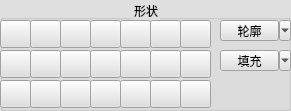
     <widget class="QGroupBox" name="groupBox_5">
      <property name="geometry">
       <rect>
        <x>540</x>
        <y>0</y>
        <width>291</width>
        <height>111</height>
       </rect>
      </property>
      <property name="styleSheet">
       <string notr="true">background-color: rgb(223, 223, 223);</string>
      </property>
      <property name="title">
       <string>形状</string>
      </property>
      <property name="alignment">
       <set>Qt::AlignBottom|Qt::AlignHCenter</set>
      </property>
      <property name="flat">
       <bool>false</bool>
      </property>
      <property name="checkable">
       <bool>false</bool>
      </property>
      <widget class="QPushButton" name="btnLine">
       <property name="geometry">
        <rect>
         <x>0</x>
         <y>20</y>
         <width>31</width>
         <height>28</height>
        </rect>
       </property>
       <property name="text">
        <string/>
       </property>
       <property name="icon">
        <iconset resource="image.qrc">
         <normaloff>:/image/直线.png</normaloff>:/image/直线.png</iconset>
       </property>
       <property name="checkable">
        <bool>true</bool>
       </property>
      </widget>
      <widget class="QPushButton" name="btncurve">
       <property name="geometry">
        <rect>
         <x>30</x>
         <y>20</y>
         <width>31</width>
         <height>28</height>
        </rect>
       </property>
       <property name="text">
        <string/>
       </property>
       <property name="icon">
        <iconset resource="image.qrc">
         <normaloff>:/image/曲线.png</normaloff>:/image/曲线.png</iconset>
       </property>
       <property name="iconSize">
        <size>
         <width>25</width>
         <height>25</height>
        </size>
       </property>
       <property name="checkable">
        <bool>true</bool>
       </property>
      </widget>
      <widget class="QPushButton" name="btnEllipse">
       <property name="geometry">
        <rect>
         <x>60</x>
         <y>20</y>
         <width>31</width>
         <height>28</height>
        </rect>
       </property>
       <property name="text">
        <string/>
       </property>
       <property name="icon">
        <iconset resource="image.qrc">
         <normaloff>:/image/椭圆.png</normaloff>:/image/椭圆.png</iconset>
       </property>
       <property name="checkable">
        <bool>true</bool>
       </property>
      </widget>
      <widget class="QPushButton" name="btnRectangle">
       <property name="geometry">
        <rect>
         <x>90</x>
         <y>20</y>
         <width>31</width>
         <height>28</height>
        </rect>
       </property>
       <property name="text">
        <string/>
       </property>
       <property name="icon">
        <iconset resource="image.qrc">
         <normaloff>:/image/矩形.png</normaloff>:/image/矩形.png</iconset>
       </property>
       <property name="checkable">
        <bool>true</bool>
       </property>
      </widget>
      <widget class="QPushButton" name="btnRoundedRec">
       <property name="geometry">
        <rect>
         <x>120</x>
         <y>20</y>
         <width>31</width>
         <height>28</height>
        </rect>
       </property>
       <property name="text">
        <string/>
       </property>
       <property name="icon">
        <iconset resource="image.qrc">
         <normaloff>:/image/圆角矩形.png</normaloff>:/image/圆角矩形.png</iconset>
       </property>
       <property name="checkable">
        <bool>true</bool>
       </property>
      </widget>
      <widget class="QPushButton" name="btnPolygon">
       <property name="geometry">
        <rect>
         <x>150</x>
         <y>20</y>
         <width>31</width>
         <height>28</height>
        </rect>
       </property>
       <property name="text">
        <string/>
       </property>
       <property name="icon">
        <iconset resource="image.qrc">
         <normaloff>:/image/多边形.png</normaloff>:/image/多边形.png</iconset>
       </property>
       <property name="checkable">
        <bool>true</bool>
       </property>
      </widget>
      <widget class="QPushButton" name="btnTriangle">
       <property name="geometry">
        <rect>
         <x>180</x>
         <y>20</y>
         <width>31</width>
         <height>28</height>
        </rect>
       </property>
       <property name="text">
        <string/>
       </property>
       <property name="icon">
        <iconset resource="image.qrc">
         <normaloff>:/image/三角形.png</normaloff>:/image/三角形.png</iconset>
       </property>
       <property name="checkable">
        <bool>true</bool>
       </property>
      </widget>
      <widget class="QPushButton" name="btnRightTriangle">
       <property name="geometry">
        <rect>
         <x>0</x>
         <y>50</y>
         <width>31</width>
         <height>28</height>
        </rect>
       </property>
       <property name="text">
        <string/>
       </property>
       <property name="icon">
        <iconset resource="image.qrc">
         <normaloff>:/image/直角三角形.png</normaloff>:/image/直角三角形.png</iconset>
       </property>
       <property name="checkable">
        <bool>true</bool>
       </property>
      </widget>
      <widget class="QPushButton" name="btnRhombus">
       <property name="geometry">
        <rect>
         <x>30</x>
         <y>50</y>
         <width>31</width>
         <height>28</height>
        </rect>
       </property>
       <property name="text">
        <string/>
       </property>
       <property name="icon">
        <iconset resource="image.qrc">
         <normaloff>:/image/菱形.png</normaloff>:/image/菱形.png</iconset>
       </property>
       <property name="checkable">
        <bool>true</bool>
       </property>
      </widget>
      <widget class="QPushButton" name="btnPentagon">
       <property name="geometry">
        <rect>
         <x>60</x>
         <y>50</y>
         <width>31</width>
         <height>28</height>
        </rect>
       </property>
       <property name="text">
        <string/>
       </property>
       <property name="icon">
        <iconset resource="image.qrc">
         <normaloff>:/image/五边形.png</normaloff>:/image/五边形.png</iconset>
       </property>
       <property name="checkable">
        <bool>true</bool>
       </property>
      </widget>
      <widget class="QPushButton" name="btnHexagon">
       <property name="geometry">
        <rect>
         <x>90</x>
         <y>50</y>
         <width>31</width>
         <height>28</height>
        </rect>
       </property>
       <property name="text">
        <string/>
       </property>
       <property name="icon">
        <iconset resource="image.qrc">
         <normaloff>:/image/六边形.png</normaloff>:/image/六边形.png</iconset>
       </property>
       <property name="checkable">
        <bool>true</bool>
       </property>
      </widget>
      <widget class="QPushButton" name="btnRightArrow">
       <property name="geometry">
        <rect>
         <x>120</x>
         <y>50</y>
         <width>31</width>
         <height>28</height>
        </rect>
       </property>
       <property name="text">
        <string/>
       </property>
       <property name="icon">
        <iconset resource="image.qrc">
         <normaloff>:/image/右箭头.png</normaloff>:/image/右箭头.png</iconset>
       </property>
       <property name="checkable">
        <bool>true</bool>
       </property>
      </widget>
      <widget class="QPushButton" name="btnLeftArrow">
       <property name="geometry">
        <rect>
         <x>150</x>
         <y>50</y>
         <width>31</width>
         <height>28</height>
        </rect>
       </property>
       <property name="text">
        <string/>
       </property>
       <property name="icon">
        <iconset resource="image.qrc">
         <normaloff>:/image/左箭头.png</normaloff>:/image/左箭头.png</iconset>
       </property>
       <property name="checkable">
        <bool>true</bool>
       </property>
      </widget>
      <widget class="QPushButton" name="btnUpArrow">
       <property name="geometry">
        <rect>
         <x>180</x>
         <y>50</y>
         <width>31</width>
         <height>28</height>
        </rect>
       </property>
       <property name="text">
        <string/>
       </property>
       <property name="icon">
        <iconset resource="image.qrc">
         <normaloff>:/image/上箭头.png</normaloff>:/image/上箭头.png</iconset>
       </property>
       <property name="checkable">
        <bool>true</bool>
       </property>
      </widget>
      <widget class="QPushButton" name="btnFiveStar">
       <property name="geometry">
        <rect>
         <x>60</x>
         <y>80</y>
         <width>31</width>
         <height>28</height>
        </rect>
       </property>
       <property name="text">
        <string/>
       </property>
       <property name="icon">
        <iconset resource="image.qrc">
         <normaloff>:/image/五角星-2.png</normaloff>:/image/五角星-2.png</iconset>
       </property>
       <property name="checkable">
        <bool>true</bool>
       </property>
      </widget>
      <widget class="QPushButton" name="btnCirDialog">
       <property name="geometry">
        <rect>
         <x>120</x>
         <y>80</y>
         <width>31</width>
         <height>28</height>
        </rect>
       </property>
       <property name="text">
        <string/>
       </property>
       <property name="icon">
        <iconset resource="image.qrc">
         <normaloff>:/image/圆形对话框.png</normaloff>:/image/圆形对话框.png</iconset>
       </property>
       <property name="checkable">
        <bool>true</bool>
       </property>
      </widget>
      <widget class="QPushButton" name="btnFourStar">
       <property name="geometry">
        <rect>
         <x>30</x>
         <y>80</y>
         <width>31</width>
         <height>28</height>
        </rect>
       </property>
       <property name="text">
        <string/>
       </property>
       <property name="icon">
        <iconset resource="image.qrc">
         <normaloff>:/image/四角星-1.png</normaloff>:/image/四角星-1.png</iconset>
       </property>
       <property name="checkable">
        <bool>true</bool>
       </property>
      </widget>
      <widget class="QPushButton" name="btnRecDialog">
       <property name="geometry">
        <rect>
         <x>150</x>
         <y>80</y>
         <width>31</width>
         <height>28</height>
        </rect>
       </property>
       <property name="text">
        <string/>
       </property>
       <property name="icon">
        <iconset resource="image.qrc">
         <normaloff>:/image/方形对话框.png</normaloff>:/image/方形对话框.png</iconset>
       </property>
       <property name="checkable">
        <bool>true</bool>
       </property>
      </widget>
      <widget class="QPushButton" name="btnSixStar">
       <property name="geometry">
        <rect>
         <x>90</x>
         <y>80</y>
         <width>31</width>
         <height>28</height>
        </rect>
       </property>
       <property name="text">
        <string/>
       </property>
       <property name="icon">
        <iconset resource="image.qrc">
         <normaloff>:/image/六角星-2.png</normaloff>:/image/六角星-2.png</iconset>
       </property>
       <property name="checkable">
        <bool>true</bool>
       </property>
      </widget>
      <widget class="QPushButton" name="btnCloudDialog">
       <property name="geometry">
        <rect>
         <x>180</x>
         <y>80</y>
         <width>31</width>
         <height>28</height>
        </rect>
       </property>
       <property name="text">
        <string/>
       </property>
       <property name="icon">
        <iconset resource="image.qrc">
         <normaloff>:/image/云.png</normaloff>:/image/云.png</iconset>
       </property>
       <property name="checkable">
        <bool>true</bool>
       </property>
      </widget>
      <widget class="QPushButton" name="btnDownArrow">
       <property name="geometry">
        <rect>
         <x>0</x>
         <y>80</y>
         <width>31</width>
         <height>28</height>
        </rect>
       </property>
       <property name="text">
        <string/>
       </property>
       <property name="icon">
        <iconset resource="image.qrc">
         <normaloff>:/image/下箭头.png</normaloff>:/image/下箭头.png</iconset>
       </property>
       <property name="checkable">
        <bool>true</bool>
       </property>
      </widget>
      <widget class="QToolButton" name="btnPenStyle">
       <property name="geometry">
        <rect>
         <x>220</x>
         <y>20</y>
         <width>71</width>
         <height>21</height>
        </rect>
       </property>
       <property name="text">
        <string>轮廓</string>
       </property>
       <property name="icon">
        <iconset resource="image.qrc">
         <normaloff>:/image/编辑图像.png</normaloff>:/image/编辑图像.png</iconset>
       </property>
       <property name="popupMode">
        <enum>QToolButton::MenuButtonPopup</enum>
       </property>
       <property name="toolButtonStyle">
        <enum>Qt::ToolButtonTextBesideIcon</enum>
       </property>
      </widget>
      <widget class="QToolButton" name="btnBrushStyle">
       <property name="geometry">
        <rect>
         <x>220</x>
         <y>50</y>
         <width>71</width>
         <height>21</height>
        </rect>
       </property>
       <property name="text">
        <string>填充</string>
       </property>
       <property name="icon">
        <iconset resource="image.qrc">
         <normaloff>:/image/填充.png</normaloff>:/image/填充.png</iconset>
       </property>
       <property name="popupMode">
        <enum>QToolButton::MenuButtonPopup</enum>
       </property>
       <property name="toolButtonStyle">
        <enum>Qt::ToolButtonTextBesideIcon</enum>
       </property>
      </widget>
     </widget>
